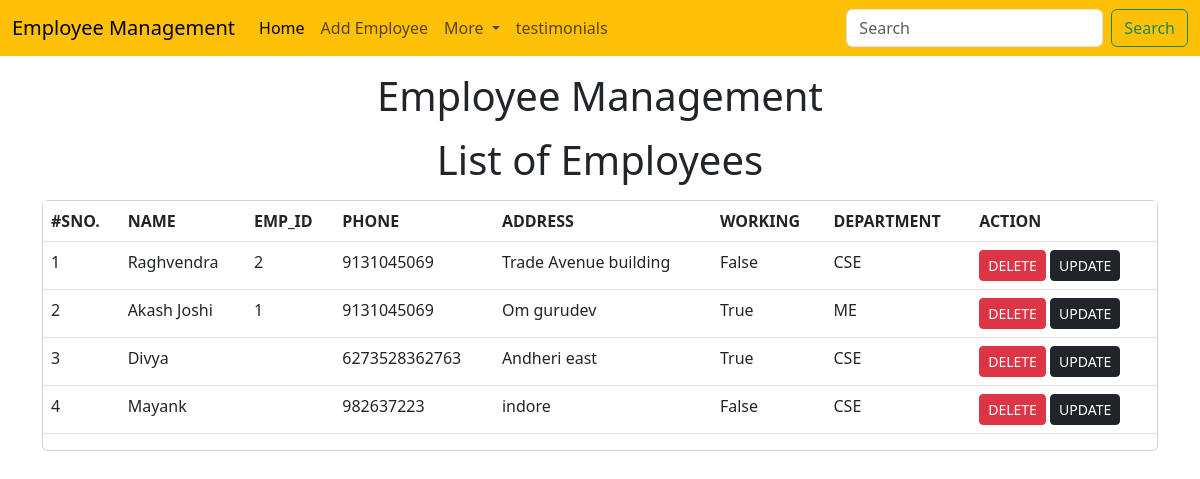
The page /emp/home/ on the database its author committed.
### emp/models.py (models this page shows, shortened)
class Emp(models.Model):
    name = models.CharField(max_length=200)
    emp_id = models.CharField(max_length=200)
    phone = models.CharField(max_length=10)
    address = models.CharField(max_length=200)
    working = models.BooleanField(default=True)
    department = models.CharField(max_length=200)

### emp/views.py (the view)
# urls.py: path('home/',emp_home),
def emp_home(request):
    emps = Emp.objects.all()
    return render(request, 'emp/home.html',{'emps':emps})

### templates/emp/home.html (shortened to what this page needs)
<!doctype html>
<html lang="en">
  <head>
    <link href="https://cdn.jsdelivr.net/npm/bootstrap@5.3.0/dist/css/bootstrap.min.css" rel="stylesheet">
  </head>
  <body>
    {% include 'emp/navbar.html' %}
    <h1 class="text-center my-3"> Employee Management</h1>
     <h1 class="text-center my-3"> List of Employees</h1>
    <div class = "container">
      <div class = "row">
        <div class = "col-md-12">
           <div class = "card">
             <div clas="card-body">
               <table class="table">
                 <thead>
                 <tr>
                   <th>#SNO.</th>
                   <th>NAME</th>
                   <th>EMP_ID</th>
                   <th>PHONE</th>
                   <th>ADDRESS</th>
                   <th>WORKING</th>
                   <th>DEPARTMENT</th>
                   <th>ACTION</th>
                 </tr>
                 </thead>
                 <tbody>
                 {% for e in emps%}
                 <tr>
                      <td>{{forloop.counter}}</td>
                   <td>{{e.name}}</td>
                   <td>{{e.emp_id}}</td>
                   <td>{{e.phone}}</td>
                   <td>{{e.address}}</td>
                   <td>{{e.working}}</td>
                   <td>{{e.department}}</td>
                   <td>
                     <a href="/emp/delete-emp/{{e.id}}" class="btn btn-danger btn-sm" >DELETE</a>
                     <a href="/emp/update-emp/{{e.id}}" class="btn btn-dark btn-sm" >UPDATE</a>
                   </td>
                 </tr>
                 {% endfor %}
                 </tbody>
               </table>
             </div>
           </div>
        </div>
      </div>
    </div>
  </body>
</html>

### templates/emp/navbar.html (shortened to what this page needs)
<nav class="navbar navbar-expand-lg bg-warning">
  <div class="container-fluid">
    <a class="navbar-brand" href="#">Employee Management</a>
    <div class="collapse navbar-collapse" id="navbarSupportedContent">
      <ul class="navbar-nav me-auto mb-2 mb-lg-0">
        <li class="nav-item">
          <a class="nav-link active" aria-current="page" href="/emp/home/">Home</a>
        </li>
        <li class="nav-item">
          <a class="nav-link" href="/emp/add-emp/">Add Employee</a>
        </li>
        <li class="nav-item dropdown">
          <a class="nav-link dropdown-toggle" href="#" role="button" data-bs-toggle="dropdown" aria-expanded="false">
            More
          </a>
        </li>
        <li class="nav-item">
          <a class="nav-link" href="/emp/testimonials/">testimonials</a>
        </li>
      </ul>
      <form class="d-flex" role="search">
        <input class="form-control me-2" type="search" placeholder="Search" aria-label="Search">
        <button class="btn btn-outline-success" type="submit">Search</button>
      </form>
    </div>
  </div>
</nav>

### rows shown on the page
Emp: name "Raghvendra", emp_id "2", phone "9131045069", address "Trade Avenue building", working "False", department "CSE"
Emp: name "Akash Joshi", emp_id "1", phone "9131045069", address "Om gurudev", working "True", department "ME"
Emp: name "Divya", phone "6273528362763", address "Andheri east", working "True", department "CSE"
Emp: name "Mayank", phone "982637223", address "indore", working "False", department "CSE"
